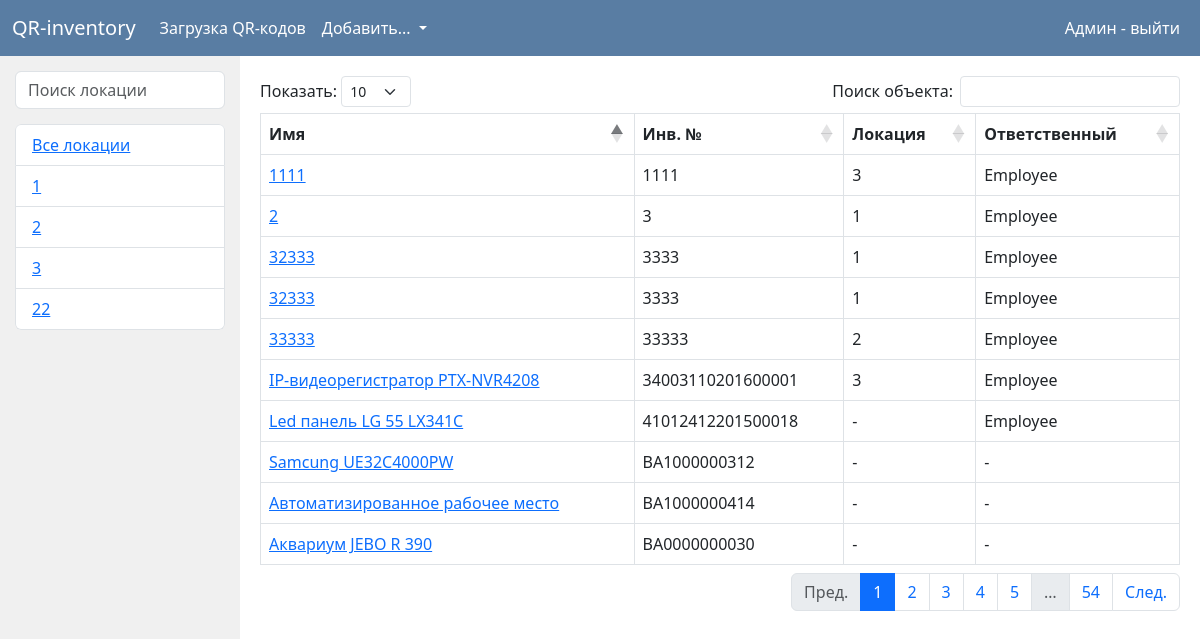
Page /admin/ (signed in) on the earlier database version.
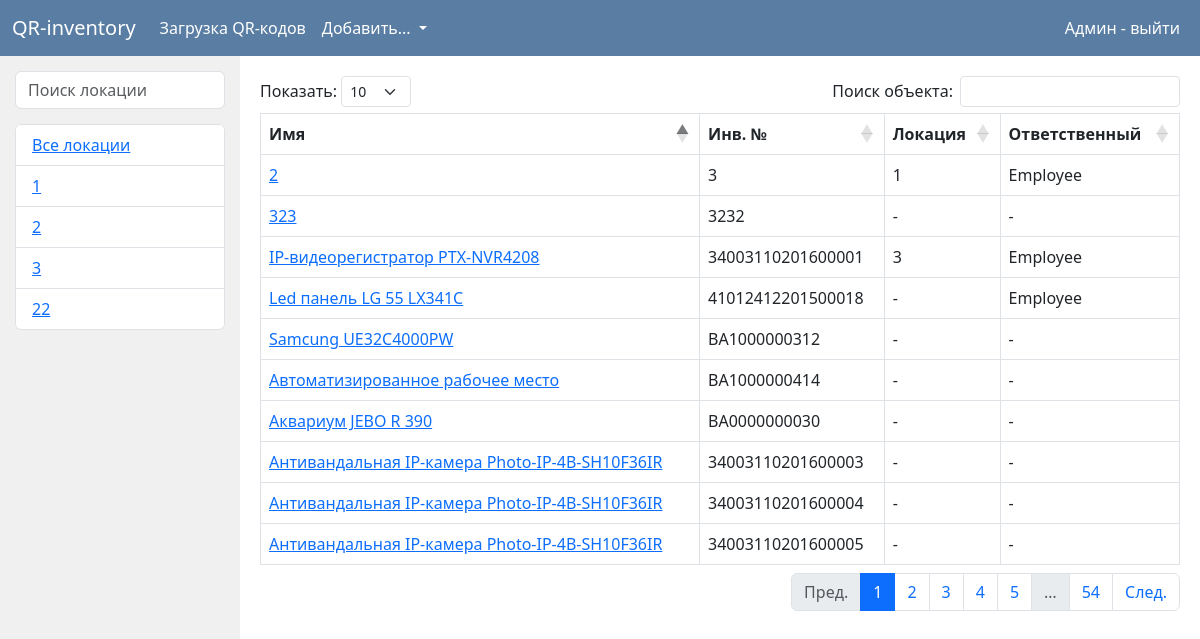
Same page on the later database version.
### data/places.py (models this page shows)
class Place(SqlAlchemyBase, SerializerMixin):
    __tablename__ = 'places'
    id = sqlalchemy.Column(sqlalchemy.Integer,
                           primary_key=True, autoincrement=True)
    text = sqlalchemy.Column(sqlalchemy.String)

### data/objects.py (models this page shows, shortened)
class Object(SqlAlchemyBase, SerializerMixin):
    __tablename__ = 'objects'
    id = sqlalchemy.Column(sqlalchemy.Integer,
                           primary_key=True, autoincrement=True)
    name = sqlalchemy.Column(sqlalchemy.String, nullable=True)
    serial_number = sqlalchemy.Column(sqlalchemy.String, nullable=True)
    obj_place = sqlalchemy.Column(sqlalchemy.Integer, sqlalchemy.ForeignKey('places.id'),
                                  nullable=True)
    responsible_id = sqlalchemy.Column(sqlalchemy.Integer, sqlalchemy.ForeignKey('users.id'),
                                  nullable=True)
    checked = sqlalchemy.Column(sqlalchemy.Integer, nullable=True, default=1)

### data/users.py (models this page shows, shortened)
class User(SqlAlchemyBase, UserMixin, SerializerMixin):
    __tablename__ = 'users'
    id = sqlalchemy.Column(sqlalchemy.Integer,
                           primary_key=True, autoincrement=True)
    name = sqlalchemy.Column(sqlalchemy.String)
    email = sqlalchemy.Column(sqlalchemy.String,
                              index=True, unique=True, nullable=True)
    hashed_password = sqlalchemy.Column(sqlalchemy.String, nullable=True)
    role = sqlalchemy.Column(sqlalchemy.Integer, sqlalchemy.ForeignKey('roles.id'))

### data/users.py (the view)
        def _wrap(*args, **kwargs):
            if create_session().query(Role).filter(Role.name == role).first().id != current_user.role:
                return jsonify({'error': f"{current_user.email} hasn't got enough rights"})
            else:
                return func(*args, **kwargs)

### data/db_session.py (called while the page is built)
def create_session() -> Session:
    global __factory
    return __factory()

### data/users.py (called while the page is built)
def role_required(role):
    def role_decorator(func):
        def _wrap(*args, **kwargs):
            if create_session().query(Role).filter(Role.name == role).first().id != current_user.role:
                return jsonify({'error': f"{current_user.email} hasn't got enough rights"})
            else:
                return func(*args, **kwargs)
        _wrap.__name__ = func.__name__
        return _wrap
    return role_decorator

### flask_app.py (called while the page is built)
@login_manager.user_loader
def load_user(user_id):
    return db_sess.query(User).get(user_id)

### front/admin_pages.py (called while the page is built)
@app.route('/admin/')
@login_required
@role_required('admin')
def admin_all_objects():
    db_sess = db_session.create_session()
    objects = db_sess.query(Object)
    places = db_sess.query(Place)
    users = db_sess.query(User)
    return render_template("admin/main_page.html", objects=objects, places=places, users=users, admin=True,
                           title='QR-inventory')

### templates/admin/main_page.html
{% extends "admin/base.html" %}
{% block content %}
    <div class="main_container">
        <div class="places">
            <input class="form-control" id="placesSearch" type="text" placeholder="Поиск локации">
            <ul class="list-group" id="placesList">
                <li class="list-group-item"><a href="/admin"> Все локации </a></li>
                {% for place in places %}
                    <li class="list-group-item"><a href="/admin/{{ place.id }}"> {{ place.text }}</a></li>
                {% endfor %}
            </ul>
        </div>
        <div class="objects">
            <table class="table table-bordered" id="objTable">
                <thead>
                <tr>
                    <th>Имя</th>
                    <th>Инв. №</th>
                    <th>Локация</th>
                    {% if admin %}
                        <th>Ответственный</th>
                    {% endif %}
                </tr>
                </thead>
                <tbody>
                {% for obj in objects %}
                    <tr>
                        <td><a href="/admin/object/{{ obj.id }}"> {{ obj.name }} </a></td>
                        <td> {{ obj.serial_number }} </td>
                        {% if places.get(obj.obj_place) %}
                            <td> {{ places.get(obj.obj_place).text }} </td>
                        {% else %}
                            <td> -</td>
                        {% endif %}
                        {% if admin %}
                            {% if obj.responsible_id %}
                                <td> {{ users.get(obj.responsible_id).name }} </td>
                            {% else %}
                                <td> -</td>
                            {% endif %}
                        {% endif %}
                    </tr>
                {% endfor %}
                </tbody>
            </table>
        </div>
{% endblock %}

Differences in the rows shown:
removed Object: name "1111", serial_number "1111", get "3", {{ users.get(obj.responsible_id).name }} "Employee"
removed Object: name "32333", serial_number "3333", get "1", {{ users.get(obj.responsible_id).name }} "Employee"
removed Object: name "32333", serial_number "3333", get "1", {{ users.get(obj.responsible_id).name }} "Employee"
removed Object: name "33333", serial_number "33333", get "2", {{ users.get(obj.responsible_id).name }} "Employee"
now on this page (row unchanged): Object: name "Антивандальная IP-камера Photo-IP-4B-SH10F36IR", serial_number "34003110201600003"
now on this page (row unchanged): Object: name "Антивандальная IP-камера Photo-IP-4B-SH10F36IR", serial_number "34003110201600004"
now on this page (row unchanged): Object: name "Антивандальная IP-камера Photo-IP-4B-SH10F36IR", serial_number "34003110201600005"
added Object: name "323", serial_number "3232"
